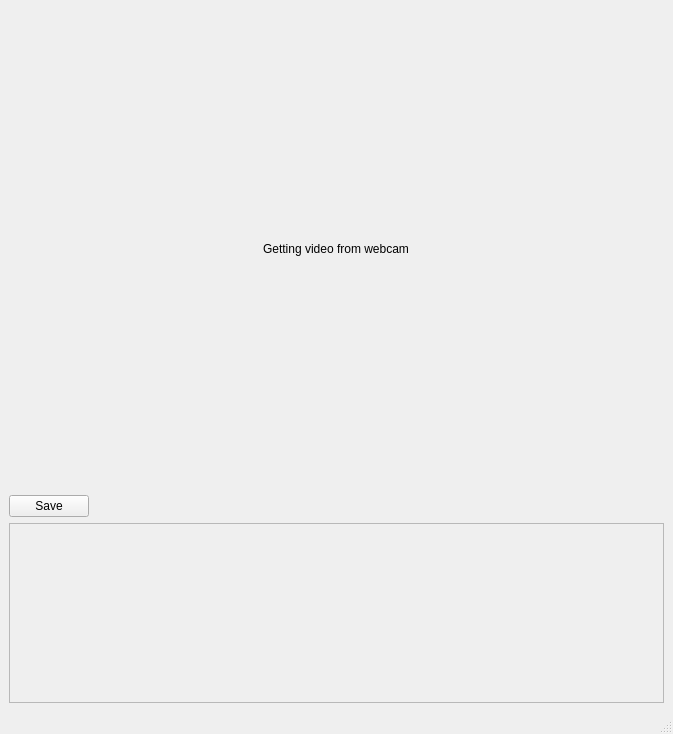
<ui version="4.0" >
 <class>MainWindow</class>
 <widget class="QMainWindow" name="MainWindow" >
  <property name="geometry" >
   <rect>
    <x>0</x>
    <y>0</y>
    <width>673</width>
    <height>734</height>
   </rect>
  </property>
  <property name="windowTitle" >
   <string>MainWindow</string>
  </property>
  <widget class="QWidget" name="centralwidget" >
   <layout class="QGridLayout" name="gridLayout" >
    <item row="0" column="0" >
     <layout class="QVBoxLayout" name="verticalLayout" >
      <item>
       <layout class="QHBoxLayout" name="horizontalLayout_2" >
        <item>
         <spacer name="horizontalSpacer_2" >
          <property name="orientation" >
           <enum>Qt::Horizontal</enum>
          </property>
          <property name="sizeHint" stdset="0" >
           <size>
            <width>13</width>
            <height>17</height>
           </size>
          </property>
         </spacer>
        </item>
        <item>
         <widget class="QLabel" name="label_webcam" >
          <property name="minimumSize" >
           <size>
            <width>640</width>
            <height>480</height>
           </size>
          </property>
          <property name="text" >
           <string>Getting video from webcam</string>
          </property>
          <property name="alignment" >
           <set>Qt::AlignCenter</set>
          </property>
         </widget>
        </item>
        <item>
         <spacer name="horizontalSpacer_3" >
          <property name="orientation" >
           <enum>Qt::Horizontal</enum>
          </property>
          <property name="sizeHint" stdset="0" >
           <size>
            <width>13</width>
            <height>17</height>
           </size>
          </property>
         </spacer>
        </item>
       </layout>
      </item>
      <item>
       <layout class="QHBoxLayout" name="horizontalLayout" >
        <item>
         <widget class="QPushButton" name="pushButton_save" >
          <property name="text" >
           <string>Save</string>
          </property>
         </widget>
        </item>
        <item>
         <spacer name="horizontalSpacer" >
          <property name="orientation" >
           <enum>Qt::Horizontal</enum>
          </property>
          <property name="sizeHint" stdset="0" >
           <size>
            <width>439</width>
            <height>20</height>
           </size>
          </property>
         </spacer>
        </item>
       </layout>
      </item>
      <item>
       <widget class="QScrollArea" name="scrollArea_photos" >
        <property name="minimumSize" >
         <size>
          <width>0</width>
          <height>140</height>
         </size>
        </property>
        <property name="widgetResizable" >
         <bool>true</bool>
        </property>
        <widget class="QWidget" name="scrollAreaWidgetContents" >
         <property name="geometry" >
          <rect>
           <x>0</x>
           <y>0</y>
           <width>649</width>
           <height>136</height>
          </rect>
         </property>
        </widget>
       </widget>
      </item>
     </layout>
    </item>
   </layout>
  </widget>
  <widget class="QMenuBar" name="menubar" >
   <property name="geometry" >
    <rect>
     <x>0</x>
     <y>0</y>
     <width>673</width>
     <height>29</height>
    </rect>
   </property>
  </widget>
  <widget class="QStatusBar" name="statusbar" />
 </widget>
 <resources/>
 <connections/>
</ui>
